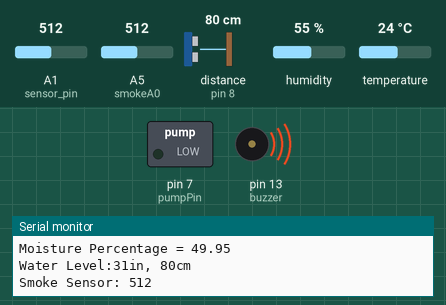
Simulated run of this sketch. Board: Arduino Uno, built with avr-gcc and run on an emulated ATmega328P. Shown: switched loads named in the sketch (green lamp = pin HIGH), buzzer (waves = sounding), the last lines printed to the serial monitor. The test bench sets the inputs (shaded band); at power-on: A5 (smokeA0) = 512, A1 (sensor_pin) = 512, distance to the obstacle (sensor on pin 8) 80 cm, humidity 55 %, temperature 24 °C. The echo pulse lasts 58.3 µs per cm; the modem accepts every AT command (registered, SIM ready, sends succeed) and sends nothing else; pins used as bus, display or sensor lines are not drawn.

Above: at 2.7 s.
2.8 s: A5 (smokeA0) set to 309
6.3 s: A5 (smokeA0) set to 285
At 7.3 s:
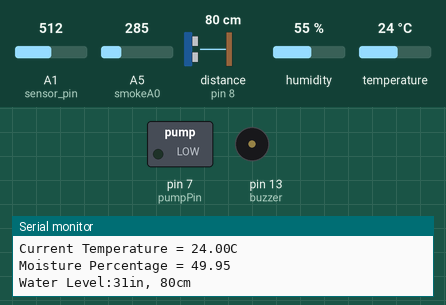
7.9 s: A1 (sensor_pin) set to 716
11.2 s: distance to the obstacle (sensor on pin 8) set to 9 cm
14.1 s: distance to the obstacle (sensor on pin 8) set to 6 cm
At 16.0 s:
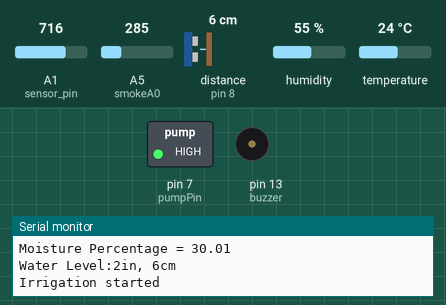
Timing chart, 0 to 17.5 s (numbered marks = the images above; inputs shaded):
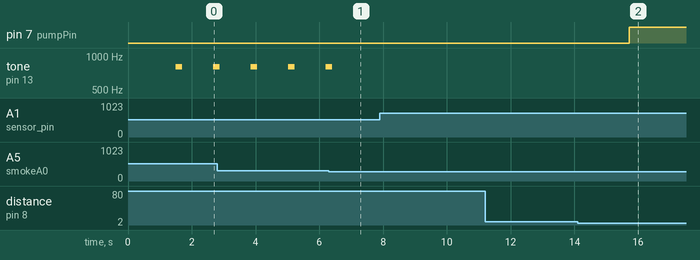

The sketch:

FINAL.ino
```cpp
#include <SoftwareSerial.h>
#include "dht.h"
#define dht_apin A0
dht DHT;
SoftwareSerial mySerial(9, 10);
const int sensor_pin = A1;
int pumpPin = 7;
const int triggerPin = 4;
const int ecPin = 8;
int buzzer = 13;
int smokeA0 = A5;
int sensorThres = 300;

void setup(){
  mySerial.begin(9600);
  Serial.begin(9600);
  delay(500);//Delay to let system boot
  delay(1000);//Wait before accessing Sensor
  pinMode(buzzer, OUTPUT);
  pinMode(smokeA0, INPUT);
  pinMode(pumpPin, OUTPUT);
}

void loop(){
  int analogSensor = analogRead(smokeA0);
  Serial.print("Smoke Sensor: ");
  Serial.println(analogSensor);
  if (analogSensor > sensorThres)
  {
    tone(buzzer, 800, 200);
  }
  else
  {
    noTone(buzzer);
  }
  delay(100);
  DHT.read11(dht_apin);
  float moisture_percentage;
  int sensor_analog;
  long time, inches, cm;
  Serial.print("Current humidity = ");
  Serial.print(DHT.humidity);
  Serial.println("%  ");
  Serial.print("Current Temperature = ");
  Serial.print(DHT.temperature);
  Serial.println("C  ");
  sensor_analog = analogRead(sensor_pin);
  moisture_percentage = ( 100 - ( (sensor_analog/1023.00) * 100 ) );
  Serial.print("Moisture Percentage = ");
  Serial.println(moisture_percentage);
  pinMode(triggerPin, OUTPUT);
  digitalWrite(triggerPin, LOW);
  delayMicroseconds(2);
  digitalWrite(triggerPin, HIGH);
  delayMicroseconds(10);
  digitalWrite(triggerPin, LOW);
  pinMode(ecPin, INPUT);
  time = pulseIn(ecPin, HIGH);
  inches = microsecondsToInches(time);
  cm = microsecondsToCentimeters(time);
  Serial.print("Water Level:");
  Serial.print(inches);
  Serial.print("in, ");
  Serial.print(cm);
  Serial.print("cm");
  Serial.println();
  delay(1000);
  if (moisture_percentage<40)
  {
       if(inches>=3 )
            {
            Serial.println("Tank is almost Empty!! Please fill the water");
            mySerial.println("AT+CMGF=1");
            delay(500);
            mySerial.println("AT+CMGS=\"+919972434486\"\r");
            delay(500);
            mySerial.println("Tank is almost Empty!! Please fill the water");
            delay(500);
            mySerial.println((char)26);
            }
      else
            {
            mySerial.println("AT+CMGF=1");
            delay(100);
            mySerial.println("AT+CMGS=\"+918105128205\"\r");
            delay(100);
            Serial.println("Irrigation started");
            mySerial.println("Irrigation started");
            delay(100);
            mySerial.println((char)26);
            delay(100);
            if(DHT.temperature>35)
            {
            digitalWrite(pumpPin, HIGH);
            delay(100000);
            }
            else
            {
            digitalWrite(pumpPin, HIGH);
            delay(16000);
            }
            digitalWrite(pumpPin, LOW);
            delay(500);
            }
  }
  else
    digitalWrite(pumpPin, LOW);
}
long microsecondsToInches(long microseconds) {
   return microseconds / 74 / 2;
}
long microsecondsToCentimeters(long microseconds) {
   return microseconds / 29 / 2;
}
```

Measured:
- the behaviour switches between 301 and 300 on A5 (smokeA0) (found by bisection; images 0 and 1)
- the behaviour switches between 8 and 7 cm on distance to the obstacle (sensor on pin 8) (found by bisection; images 1 and 2)
- after the input at 6.3 s, tone on pin 13 (buzzer): goes on until 6.4 s, then stays silent
- after the input at 14.1 s, pin 7 (pumpPin): LOW → HIGH after 1.6 s
- by itself, tone on pin 13 (buzzer): alternates 800 Hz for 0.20 s and silent for 0.97 s
